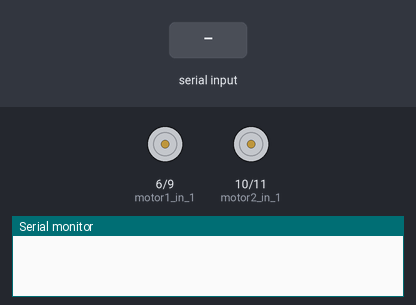
Bench run of a sketch on a simulated Arduino Uno, built with avr-gcc and run on an emulated ATmega328P. Parts: motor-driver pin pairs drawn as motors (green arrow = first pin HIGH = forward, orange = second pin HIGH = backward, longer = more drive), the last lines printed to the serial monitor. Inputs (shaded band) come from the test bench.

Above: at 1.2 s.
1.3 s: "F" received over Serial
At 2.5 s:
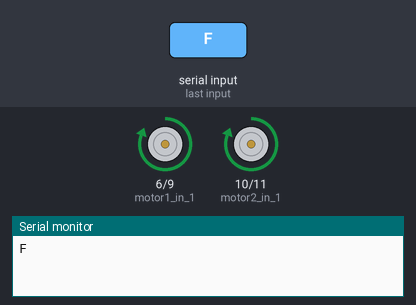
2.8 s: "B" received over Serial
At 3.7 s:
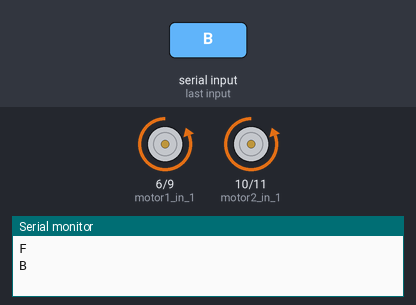
4.3 s: "L" received over Serial
At 4.8 s:
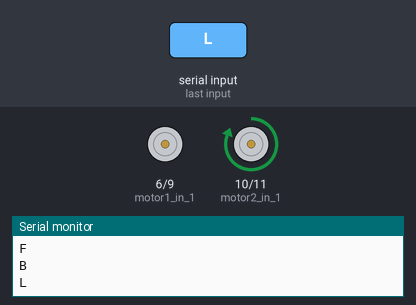
5.8 s: "R" received over Serial
At 7.0 s:
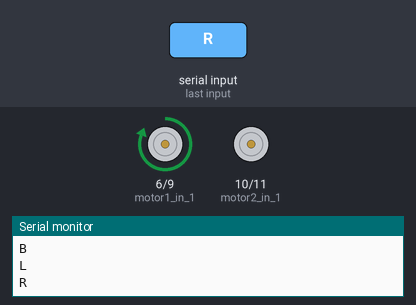
7.3 s: "J" received over Serial
At 8.3 s:
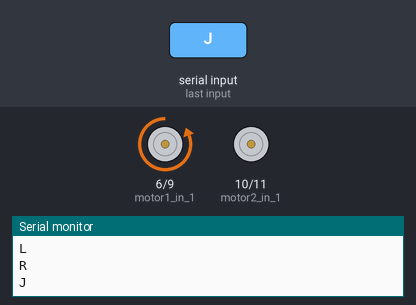
8.8 s: "H" received over Serial
At 9.4 s:
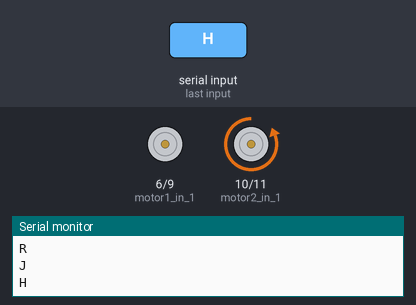
Timing chart, 0 to 11.3 s (numbered marks = the images above; inputs shaded):
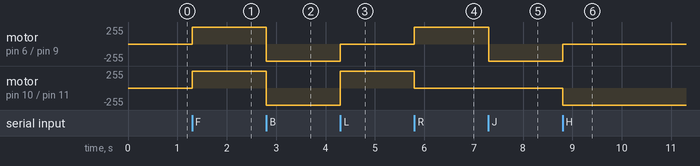

Measured:
- after the input at 1.3 s, motor on pin 6 (motor1_in_1) / pin 9 (motor1_in_2), motor on pin 10 (motor2_in_1) / pin 11 (motor2_in_2): stopped → forward 255/255 at once
- after the input at 2.8 s, motor on pin 6 (motor1_in_1) / pin 9 (motor1_in_2), motor on pin 10 (motor2_in_1) / pin 11 (motor2_in_2): forward 255/255 → backward 255/255 at once
- after the input at 4.3 s, motor on pin 6 (motor1_in_1) / pin 9 (motor1_in_2): backward 255/255 → stopped at once; motor on pin 10 (motor2_in_1) / pin 11 (motor2_in_2): backward 255/255 → forward 255/255 at once
- after the input at 5.8 s, motor on pin 6 (motor1_in_1) / pin 9 (motor1_in_2): stopped → forward 255/255 at once; motor on pin 10 (motor2_in_1) / pin 11 (motor2_in_2): forward 255/255 → stopped at once
- after the input at 7.3 s, motor on pin 6 (motor1_in_1) / pin 9 (motor1_in_2): forward 255/255 → backward 255/255 at once
- after the input at 8.8 s, motor on pin 6 (motor1_in_1) / pin 9 (motor1_in_2): backward 255/255 → stopped at once; motor on pin 10 (motor2_in_1) / pin 11 (motor2_in_2): stopped → backward 255/255 at once

The sketch:

sketch_nov08a.ino
```cpp
#define motor1_in_1 6
#define motor1_in_2 9

#define motor2_in_1 10
#define motor2_in_2 11

/*#define horn 3
#define B_light 4
#define H_light 5
*/

char command = 'S';
char prevCommand = 'A';
int velocity=0;

void setup()
{
  Serial.begin(9600);  //Set the baud rate to that of your Bluetooth module.

   pinMode(motor1_in_1 , OUTPUT);
   pinMode(motor1_in_2 , OUTPUT);
   pinMode(motor2_in_1 , OUTPUT);
   pinMode(motor2_in_2 , OUTPUT);
//   pinMode(B_light , OUTPUT);
  // pinMode(H_light , OUTPUT);
 //  pinMode(horn , OUTPUT);
   //analogWrite(9, 255);/////////////////////
   //analogWrite(10, 255);////////////////

}

void loop()
{
  if(Serial.available() > 0)
  {

    prevCommand = command;
    command = Serial.read();
    Serial.println(command);
    //Change pin mode only if new command is different from previous.
    if(command!=prevCommand){
     // Serial.println(command); //////////////////////////////////////
      switch(command)
      {
      case 'F':

        digitalWrite(motor1_in_1, HIGH);
        digitalWrite(motor1_in_2, LOW);
        digitalWrite(motor2_in_1, HIGH);
        digitalWrite(motor2_in_2, LOW);

        break;
      case 'B':
        digitalWrite(motor1_in_1, LOW);
        digitalWrite(motor1_in_2, HIGH);
        digitalWrite(motor2_in_1, LOW);
        digitalWrite(motor2_in_2, HIGH);
        break;
      case 'L':
        digitalWrite(motor1_in_1, LOW);
        digitalWrite(motor1_in_2, LOW);
        digitalWrite(motor2_in_1, HIGH);
        digitalWrite(motor2_in_2, LOW);
        break;
      case 'R':
        digitalWrite(motor1_in_1, HIGH);
        digitalWrite(motor1_in_2, LOW);
        digitalWrite(motor2_in_1, LOW);
        digitalWrite(motor2_in_2, LOW);
        break;
      case 'S':
        digitalWrite(motor1_in_1, LOW);
        digitalWrite(motor1_in_2, LOW);
        digitalWrite(motor2_in_1, LOW);
        digitalWrite(motor2_in_2, LOW);
        break;
      case 'I':
        digitalWrite(motor1_in_1, HIGH);
        digitalWrite(motor1_in_2, LOW);
        digitalWrite(motor2_in_1, LOW);
        digitalWrite(motor2_in_2, LOW);
        break;
      case 'J':
        digitalWrite(motor1_in_1, LOW);
        digitalWrite(motor1_in_2, HIGH);
        digitalWrite(motor2_in_1, LOW);
        digitalWrite(motor2_in_2, LOW);
        break;
      case 'G':
        digitalWrite(motor1_in_1, LOW);
        digitalWrite(motor1_in_2, LOW);
        digitalWrite(motor2_in_1, HIGH);
        digitalWrite(motor2_in_2, LOW);
        break;
      case 'H':
        digitalWrite(motor1_in_1, LOW);
        digitalWrite(motor1_in_2, LOW);
        digitalWrite(motor2_in_1, LOW);
        digitalWrite(motor2_in_2, HIGH);
        break;

      /*   case 'V':
        digitalWrite(horn, HIGH);
        break;

        case 'v':
        digitalWrite(horn, LOW);
        break;

        case 'W':  //Front ON
        digitalWrite(H_light, HIGH);
        break;
      case 'w':  //Front OFF
        digitalWrite(H_light, LOW);
        break;*/

       /* case 'U':  //Back ON
        digitalWrite(B_light, HIGH);
        break;
      case 'u':  //Back OFF
        digitalWrite(B_light, LOW);
        break; */

         }

      }
    }
  }
```
